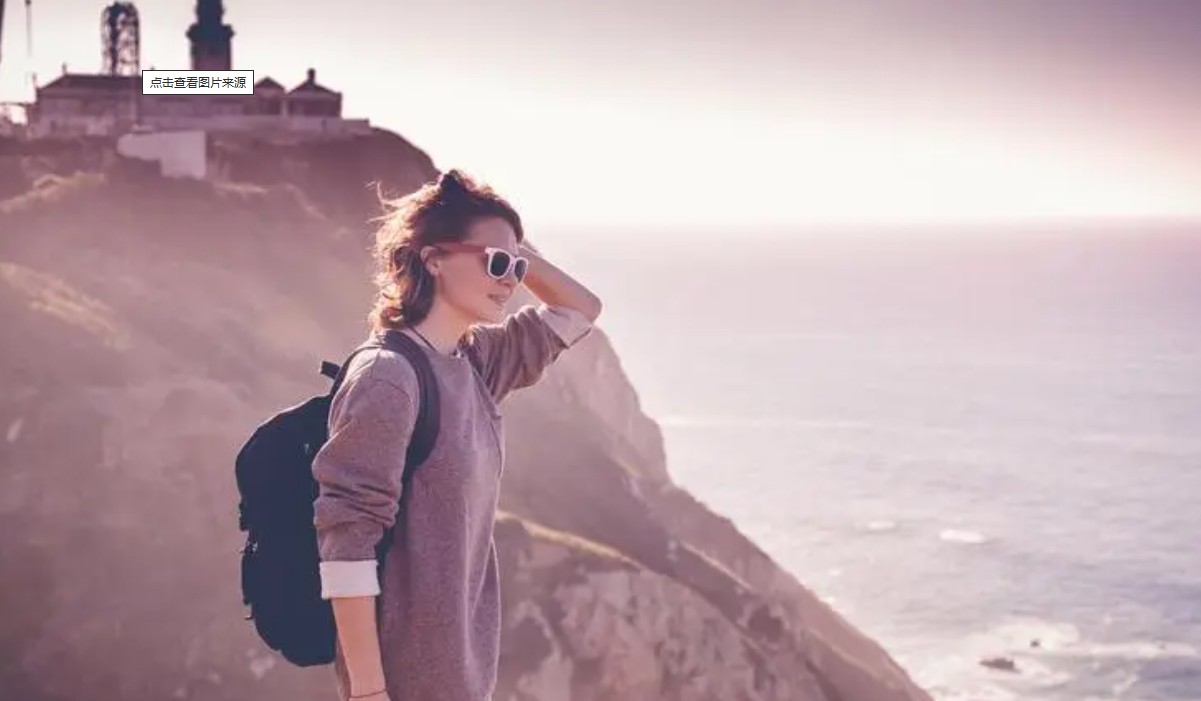
#> input picture OpenCV/lena.jpg, 1201 x 701 px
$ python '04绘制矩形_园.py'
#> lines starting #> are read from the running program, lines starting #| are printed output that depends on the picture; after the words box and inside, x2 and y2 are one past the last pixel; in counts of white or black regions, pixels touching at a corner belong together
import cv2 as cv
img = cv.imread('lena.jpg')
#> img is the input picture: shape (701, 1201, 3); mean B, G, R 173.4, 167.1, 189.7
#左上角的坐标是（x,y）矩形的宽度和高度
x,y,w,h = 100, 100, 100, 100
cv.rectangle(img,(x,y,x+w,y+h),color=(0,0,255),thickness=2)
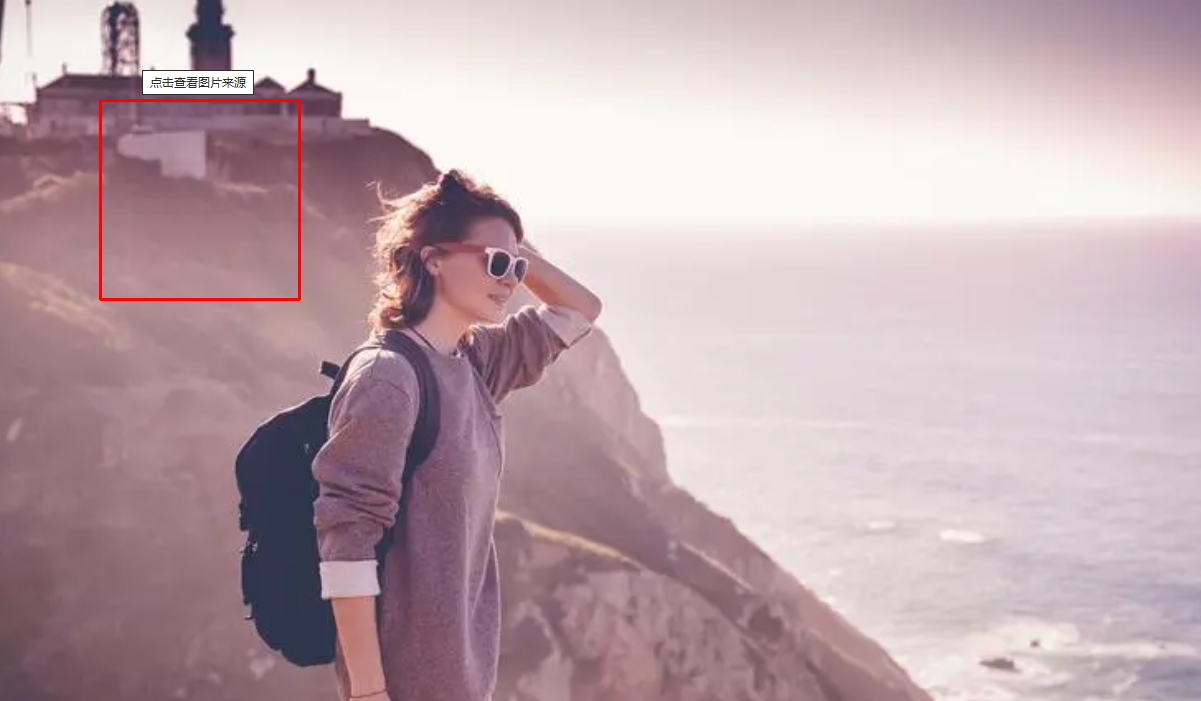
#> img: shape (701, 1201, 3); 0.28% of pixels changed, all inside (x1, y1, x2, y2) = (99, 99, 301, 301)
#绘制圆center元组指圆点的坐标
# x,y,r = 200,200,100
# cv.circle(img, center=(), radius=, color=(0,0,255), thickness=2)
#显示图片
cv.imshow('rectangle_img',img)
cv.waitKey(0)
cv.destroyWindow()

$ run again, with OpenCV/face2.jpg copied over OpenCV/lena.jpg
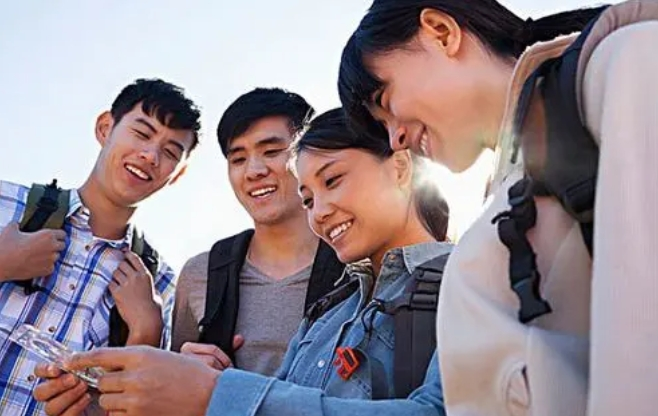
#> input picture OpenCV/face2.jpg, 658 x 416 px
#> img is the input picture: shape (416, 658, 3); mean B, G, R 144.6, 137.2, 149.9
#> `cv.rectangle(img,(x,y,x+w,y+h),color=(0,0,255),thickness=2)`:
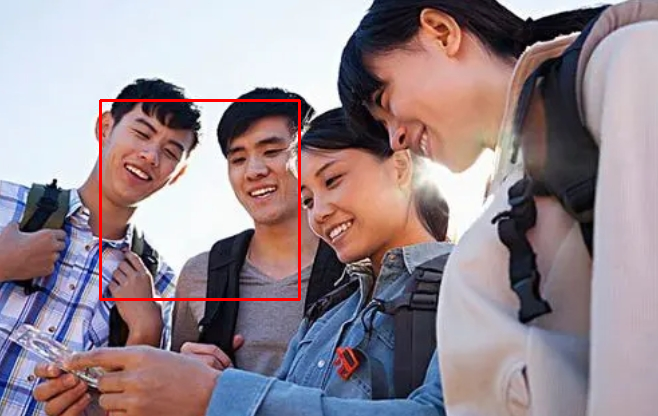
#> img: shape (416, 658, 3); 0.87% of pixels changed, all inside (x1, y1, x2, y2) = (99, 99, 301, 301)

$ run again, with OpenCV/face3.jpg copied over OpenCV/lena.jpg
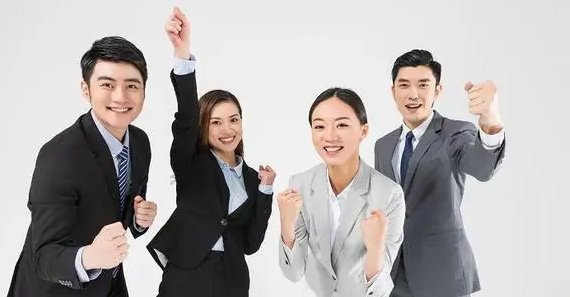
#> input picture OpenCV/face3.jpg, 570 x 297 px
#> img is the input picture: shape (297, 570, 3); mean B, G, R 172.2, 173.2, 177.5
#> `cv.rectangle(img,(x,y,x+w,y+h),color=(0,0,255),thickness=2)`:
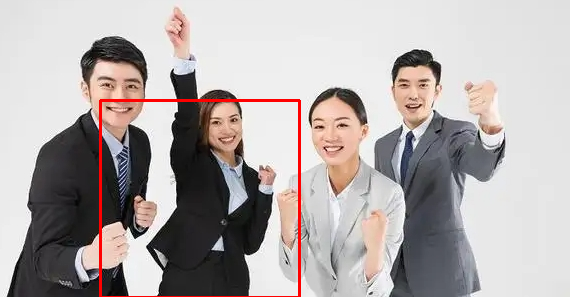
#> img: shape (297, 570, 3); 1.16% of pixels changed, all inside (x1, y1, x2, y2) = (99, 99, 301, 297)
